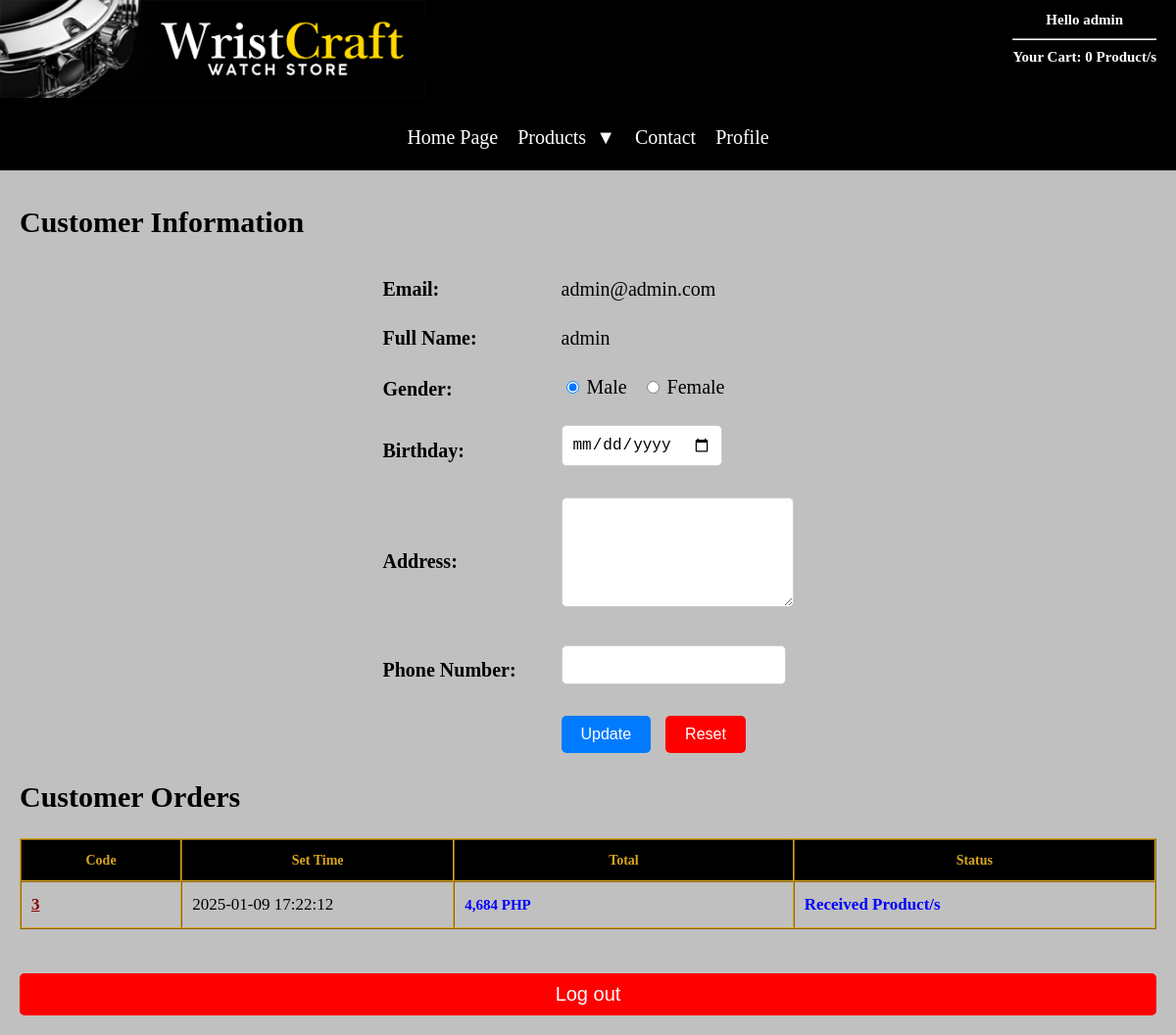
Screenshot of /WristCraft/usercontrolGuest.php (signed in) with the database file from the repository.
### tables this page shows
CREATE TABLE `users` (
  `Id` int(11) NOT NULL,
  `Password` varchar(255) NOT NULL,
  `Email` varchar(255) NOT NULL,
  `CreateTime` datetime NOT NULL,
  `Admin` int(11) DEFAULT 0,
  `Name` varchar(255) NOT NULL,
  `Sex` int(11) DEFAULT NULL,
  `DoB` date DEFAULT NULL,
  `Address` text DEFAULT NULL,
  `Phone` varchar(12) DEFAULT NULL
);

CREATE TABLE `orders` (
  `Id` int(11) NOT NULL,
  `CreateTime` datetime NOT NULL,
  `CloseTime` datetime NOT NULL,
  `Status` int(11) NOT NULL,
  `UserId` int(11) DEFAULT NULL,
  `Name` varchar(255) NOT NULL,
  `Address` text NOT NULL,
  `Phone` varchar(12) NOT NULL,
  `Email` varchar(255) DEFAULT NULL,
  `Request` text DEFAULT NULL
);

### WristCraft/ultility/userultilities.php (called while the page is built, shortened)
<?php
function getUserById($con, $userId) {
    $sql = "SELECT * FROM `users` WHERE Id = '$userId'";
    $result = mysqli_query($con, $sql);
    if (mysqli_num_rows($result) === 1) {
        return mysqli_fetch_array($result);
    } else {
        return '';
    }
}
?>

### WristCraft/usercontrolGuest.php (the view, shortened to what this page needs)
<?php
require_once './data/dbconnect.php';
include './ultility/userultilities.php';
include './ultility/orderultilities.php';
$user = '';
if (isset($_SESSION['userId']))
{
    $user = getUserById($con, $_SESSION['userId']);
}
else {
    header("Location: login.php");
}
?>
<!doctype html>
<html>
    <head>
        <link href="styles/site.css" rel="stylesheet" type="text/css">
        <link href="styles/usercontrolGuest.css" rel="stylesheet" type="text/css">
    </head>
    <body>
        <div class="divContainer">
            <?php include './Templates/header.php'; ?>
            <?php include './Templates/topmenu.php'; ?>
            <div class="divWrapper_2">
                <div class="divWrapper_1">
                    <div class="divMain">
                        <article class="articleContent">
                            <p class="pPageTitle">Customer Information</p>
                            <section>
                                <form id="formUpdateUserInfors" action="" method="post">
                                    <table>
                                        <tr>
                                            <td width="160px"><b>Email: </b></td>
                                            <td><?php echo $user['Email']; ?></td>
                                        </tr>
                                        <tr>
                                            <td><b>Full Name:</b> </td>
                                            <td><?php echo $user['Name']; ?></td>
                                        </tr>
                                        <tr>
                                            <td><b>Gender:</b> </td>
                                            <td>
                                                <input type="radio" name="txtSex" value="0" <?php if (intval($user['Sex'])===0) {echo "checked=''";} ?>/> Male &nbsp;
                                                <input type="radio" name="txtSex" value="1" <?php if (intval($user['Sex'])!=0) {echo "checked=''";} ?>/> Female
                                            </td>
                                        </tr>
                                        <tr>
                                            <td><b>Birthday:</b> </td>
                                            <td>
                                                <input type="date" name="txtDoB" value="<?php echo $user['DoB']; ?>" required="" />
                                            </td>
                                        </tr>
                                        <tr>
                                            <td><b>Address:</b> </td>
                                            <td><textarea name="txtAddress" value="" size="20" cols="20" rows="5" required=""><?php echo $user['Address']; ?></textarea></td>
                                        </tr>
                                        <tr>
                                            <td><b>Phone Number:</b> </td>
                                            <td><input type="number" name="txtPhone" value="<?php echo $user['Phone']; ?>" size="30" required="" /></td>
                                        </tr>
                                        <tr>
                                            <td></td>
                                            <td><input type="submit" name="btnSubmit" value="Update" /> <input type="reset" name="btnReset" value="Reset" /></td>
                                        </tr>
                                    </table>
                                </form>
                            </section>
                            <p class="pPageTitle">Customer Orders</p>
                            <section>
                                <table class="tableCart" id="tableCart" border="1" cellpadding="5" cellspacing="0">
                                    <tr id="trTop_TableCart">
                                      <th width="60px">Code</th>
                                      <th width="110px">Set Time</th>
                                      <th width="140px">Total</th>
                                      <th width="150px">Status</th>
                                    </tr>
                                    <?php
                                    if (isset($_SESSION['userId'])) {
                                        $sql = "SELECT * FROM `orders` WHERE UserId = ".$user['Id']." ORDER BY Id DESC";
                                        $result = mysqli_query($con, $sql);
                                        if (mysqli_num_rows($result) >= 1) {
                                            while ($row = mysqli_fetch_assoc($result)) {
                                                ?>
                                                <tr>
                                                    <td>
                                                        <a class="aContent" href="orderdetails.php?id=<?php echo $row['Id']; ?>"><?php echo $row['Id']; ?></a>
                                                    </td>
                                                    <td>
                                                        <?php echo $row['CreateTime']; ?>
                                                    </td>
                                                    <td>
                                                        <span class="spanProductPrice">
                                                        <?php echo getOrderTotal($con, $row['Id'])." PHP"; ?>
                                                        </span>
                                                    </td>
                                                    <td>
                                                        <?php echo getOrderStatus($con, $row['Status']); ?>
                                                    </td>
                                                </tr>
                                                <?php
                                            }
                                        } else {
                                            ?>
                                            <tr>
                                                <td colspan="5" style="text-align: center;">No orders found.</td>
                                            </tr>
                                            <?php
                                        }
                                    }
                                    ?>
                                </table>
                            </section>
                        </article>
                        <br><br>
                        <button onclick="window.location.href='logout.php';" style="font-size: 20px; padding: 10px 20px; border-radius: 5px; background-color: red; color: white; border: none; cursor: pointer;">Log out</button>
                </div>
            </div>
        </div>
    </body>
</html>

### WristCraft/ultility/orderultilities.php (shortened to what this page needs)
<?php
function getOrderStatus($con, $status) {
    switch ($status) {
        case 4:
            return "<span style='color: blue; font-weight:bold'>Received Product/s</span>";
    }
}
function getOrderTotal($con, $id) {
    $query = "SELECT * FROM `orderlines` WHERE OrderId = $id";
    $result = mysqli_query($con, $query);
    $total = 0.0;
    if (mysqli_num_rows($result) >= 1) {
        while ($row = mysqli_fetch_assoc($result)) {
            $total += floatval($row['Price']) * floatval($row['Quantity']);
        }
    }
    return number_format($total, 0, ".", ",");
}
?>

### WristCraft/styles/site.css (style rules this page uses)
body { font: 100%/1.4 Verdana; background-color: silver; margin: 0; padding: 0; color: #000; }
p { font-size: 20px; margin: 20px 0 10px; line-height: 25px; }
a:link { color: #42413C; text-decoration: none; }
section, footer, aside, article, figure { width: 100%; display: flex; flex-wrap: wrap; flex-direction: column; margin: auto 0; }
.divContainer { background-color: #42413C; margin: 0 auto; display: flex; flex-direction: column; flex: 1; }
.divWrapper_2 { display: flex; flex-wrap: wrap; flex-direction: column; flex: 1; position: relative; }
.divMain { width: 100%; box-sizing: border-box; margin-left: auto; margin-right: auto; background-color: silver; display: flex; flex-wrap: wrap; flex-direction: column; padding: 20px; position: relative; flex: 1; }
.articleContent { width: 100%; }
.pPageTitle { font-weight: bold; font-size: 30px; }
a.aContent, a.aContent:visited, a.aContent:hover, a.aContent:active, a.aContent:focus { font-weight: bold; color: darkred; text-decoration: underline; }

### WristCraft/styles/usercontrolGuest.css (style rules this page uses)
body { background-color: silver; margin: 0; padding: 0; }
.pPageTitle { margin-bottom: 30px; }
#formUpdateUserInfors { margin: 0 auto; }
#formUpdateUserInfors table { margin: 0 auto; }
#formUpdateUserInfors th, #formUpdateUserInfors td { padding: 10px; text-align: left; font-size: 20px; }
#formUpdateUserInfors textarea { margin-bottom: 10px; padding: 10px; border: 1px solid #ccc; border-radius: 5px; font-size: 16px; }
#formUpdateUserInfors input[type="text"], #formUpdateUserInfors input[type="number"], #formUpdateUserInfors input[type="date"], #formUpdateUserInfors input[type="radio"] { margin-bottom: 10px; }
#formUpdateUserInfors input[type="text"], #formUpdateUserInfors input[type="number"], #formUpdateUserInfors input[type="date"] { padding: 10px; border: 1px solid #ccc; border-radius: 5px; font-size: 16px; }
#formUpdateUserInfors input[type="submit"], #formUpdateUserInfors input[type="reset"] { padding: 10px 20px; background-color: #007bff; color: #fff; border: none; border-radius: 5px; font-size: 16px; cursor: pointer; margin-right: 10px; }
#formUpdateUserInfors input[type="reset"] { background-color: red; }
.tableCart { border-color: goldenrod; border-width: thin; font-size: 17px; }
.tableCart tr#trTop_TableCart { background: #000; color: goldenrod; }
.tableCart td { border-color: goldenrod; padding-left: 10px; }
.tableCart th { text-align: center; font-size: 14px; }
.spanProductPrice { color: blue; font-size: 15px; font-weight: bold; }

### rows the page displays
users: Email "admin@admin.com", Name "admin", Sex "☑"
orders: Id "3", CreateTime "2025-01-09 17:22:12", Id "4,684", Status "Received Product/s"

### other values shown
$_SESSION['name'] "admin"
getCountProducts() "0"
